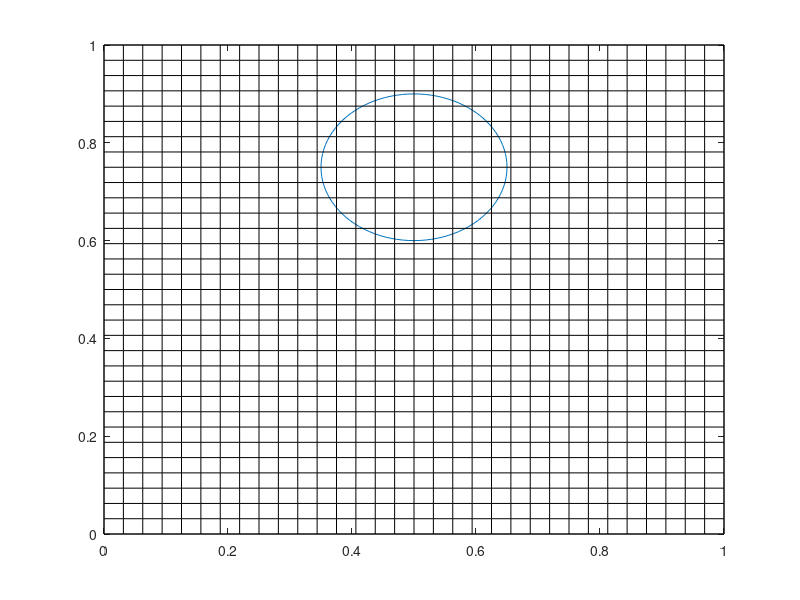

The MATLAB script that drew this image: (Note: this script raises an error after producing the figure.)
clear 
clc

% -------------------------------------------------------------------------
% Interface tracking test
% -------------------------------------------------------------------------


% currently the algorthim fails if the circle falls exactly on the 
% line or corner (try Nx=Ny=11). also for uneven meshes.
Nx =33;
Ny =33;
x = linspace(0,1,Nx);
y = linspace(0,1,Ny);
h = y(3) - y(2);
[X,Y] = meshgrid(x,y);

%% circle stuff
cir_dis = 0:pi/50:2*pi; %decrease step size for more exact circle
xcir = 0.15 * cos(cir_dis) + 0.5;
ycir = 0.15 * sin(cir_dis) + 0.75;
plot(xcir,ycir)
hold on
for i = 1:Nx
    plot(ones(1,length(x))*x(i),y,'k','Linewidth',0.25)
    plot(x,ones(1,length(y))*y(i),'k','Linewidth',0.25)
end

x_pos = 0.5;
y_pos = 0.75;
r = 0.15;

j=1;
for i = 1:length(x)
    if x(i) > x_pos-r && x(i) < x_pos+r
        cir_xloc_x(j) = x(i);
        xnode(j) = i;
        j=j+1;
    end
end

cir_xloc_y1 = -(-((cir_xloc_x-x_pos).^2 - r^2)).^(1/2) + y_pos;
cir_xloc_y2 = (-((cir_xloc_x-x_pos).^2 - r^2)).^(1/2) + y_pos;
cir_xloc_y = [cir_xloc_y1,cir_xloc_y2];
% cir_xloc_x = [cir_xloc_x,cir_xloc_x];
% xnode = [xnode];

for i=1:length(xnode)
    for j=1:length(x)-1 %changed from x to y
    if y(j) < cir_xloc_y1(i) && y(j+1) > cir_xloc_y1(i)
    ynodefromx1(i) = j;
    end
    if y(j) < cir_xloc_y2(i) && y(j+1) > cir_xloc_y2(i)
    ynodefromx2(i) = j;
    end
    end
end
ynodefromx1(ynodefromx1<1) = 1;
ynodefromx2(ynodefromx2<1) = 1;


j=1;
for i = 1:length(y)
    if y(i) > y_pos-r && y(i) < y_pos+r
        cir_yloc_y(j) = y(i);
        ynode(j) = i;
        j=j+1;
    end
end

cir_yloc_x2 = (-((cir_yloc_y-y_pos).^2 - r^2)).^(1/2) + x_pos;
cir_yloc_x1 = -(-((cir_yloc_y-y_pos).^2 - r^2)).^(1/2) + x_pos;
cir_yloc_x = [cir_yloc_x1,cir_yloc_x2];


for i=1:length(ynode)
    for j=1:length(y)-1
    if x(j) < cir_yloc_x1(i) && x(j+1) > cir_yloc_x1(i)
    xnodefromy1(i) = j; %not from y1, from y, 1
    end
    if x(j) < cir_yloc_x2(i) && x(j+1) > cir_yloc_x2(i)
    xnodefromy2(i) = j;
    end
    end
end
xnodefromy1(xnodefromy1<1) = 1;
xnodefromy2(xnodefromy2<1) = 1;

%[m,leftcir_min] = min(cir_xloc_y1); %yvalues on bottom 
%[m,rightcir_max] = max(cir_xloc_y2); %yvalues on top
[m,leftcir_min] = min(cir_yloc_x1); %xvales on left
[m,rightcir_max] = max(cir_yloc_x2); %xvalues on right

% bot_ycir_x = [cir_yloc_x1(1:botcir_min),cir_yloc_x2(1:topcir_max)];
% top_ycir_x = [cir_yloc_x1(botcir_min:end),cir_yloc_x2(topcir_max:end)];

C =CFDsemiTrapzoid(cir_xloc_x,cir_yloc_y,cir_yloc_x, ...
    cir_xloc_y,cir_xloc_y1, cir_xloc_y2, cir_yloc_x1,cir_yloc_x2,...
    ynodefromx1, ynodefromx2, xnodefromy1, xnodefromy2, xnode, ynode,...
    h,r,x,y);

C = CFDtri1(cir_xloc_x,cir_yloc_y,cir_yloc_x, ...
    cir_xloc_y,cir_xloc_y1, cir_xloc_y2, cir_yloc_x1,cir_yloc_x2,...
    ynodefromx1, ynodefromx2, xnodefromy1, xnodefromy2, xnode, ynode,...
    h,r,x,y,C,leftcir_min,rightcir_max);

% botleft_ycir_x = cir_yloc_x1(1:botcir_min);
% topleft_ycir_x = cir_yloc_x1(botcir_min:end);
% botright_ycir_x = cir_yloc_x2(1:topcir_max);
% topright_ycir_x = cir_yloc_x2(topcir_max:end);
%keep these cause trap may use them

[m,leftcir_min] = min(cir_xloc_y1); %takes the min of the bottom (y1(x)), tells us how many xvalues used on left
[m,rightcir_max] = max(cir_xloc_y2); %how many x values used on right
[m,botcir_min] = min(cir_yloc_x1); %takes the min of the left side (x1(y)) tells us how many yvalues used on bottom
[m,topcir_max] = max(cir_yloc_x2); %how many y values used on the top

bot_ycir_x = [cir_yloc_x1(1:botcir_min),cir_yloc_x2(1:topcir_max)];
top_ycir_x = [cir_yloc_x1(botcir_min:end),cir_yloc_x2(topcir_max:end)];
left_xcir_y = [cir_xloc_y1(1:leftcir_min),cir_xloc_y2(1:rightcir_max)];
right_xcir_y = [cir_xloc_y1(leftcir_min:end),cir_xloc_y2(rightcir_max:end)];

botleft_ycir_x = cir_yloc_x1(1:botcir_min); % 1 for left
botleft_xcir_x = cir_xloc_x(1:leftcir_min); 
botleft_ycir_y = cir_yloc_y(1:botcir_min);
botleft_xcir_y = cir_xloc_y1(1:leftcir_min);
botleft_xnodefromy = xnodefromy1(1:botcir_min); %1 for left
botleft_ynodefromx = ynodefromx1(1:leftcir_min); %1 for bot

botright_ycir_x = cir_yloc_x2(1:botcir_min); %here 2 is right
botright_xcir_x = cir_xloc_x(rightcir_max:end); 
botright_ycir_y = cir_yloc_y(1:botcir_min);
botright_xcir_y = cir_xloc_y1(rightcir_max:end); %here 1 is bottom
botright_xnodefromy = xnodefromy2(1:botcir_min);  %2 for right
botright_ynodefromx = ynodefromx1(rightcir_max:end); %1 for bot

topleft_ycir_x = cir_yloc_x1(topcir_max:end); % 1 is left, end is top
topleft_xcir_x = cir_xloc_x(1:leftcir_min); %left
topleft_ycir_y = cir_yloc_y(topcir_max:end); %end for top
topleft_xcir_y = cir_xloc_y2(1:leftcir_min); %2 for top
topleft_xnodefromy = xnodefromy1(topcir_max:end); %1 for left, end for top
topleft_ynodefromx = ynodefromx2(1:leftcir_min); %2 for top,

topright_ycir_x = cir_yloc_x2(topcir_max:end); % 1 is left, end is top
topright_xcir_x = cir_xloc_x(rightcir_max:end); %right
topright_ycir_y = cir_yloc_y(topcir_max:end); %end for top
topright_xcir_y = cir_xloc_y2(rightcir_max:end); %2 for top
topright_xnodefromy = xnodefromy2(topcir_max:end); %1 for left, end for top
topright_ynodefromx = ynodefromx2(topcir_max:end); %2 for top,

% bottom left
isdoubletri = false;
for i_xy=1:length(botleft_ycir_x)-1 %half of the grid xvales, determined by min of y1(x)
   
    for i_xx=1:length(botleft_xcir_x) %cycling through x_x values to see if inbeteen y_x ones
      trap = false;
        if  botleft_xcir_x(i_xx) < botleft_ycir_x(i_xy) &&... %botleft_ycir_x steps from large to small
              botleft_xcir_x(i_xx) > botleft_ycir_x(i_xy+1) && trap ==false%botleft_xcir_x steps from small to large
        
           if i_xx ~= length(botleft_xcir_x) && (botleft_ycir_x(i_xy) < botleft_xcir_x(i_xx+1) && ...
                botleft_ycir_x(i_xy+1) > botleft_xcir_x(i_xx+1))
             trap = true;
           end
           
           if i_xx ~= 1 && (botleft_ycir_x(i_xy) < botleft_xcir_x(i_xx-1) && ...
                botleft_ycir_x(i_xy+1) > botleft_xcir_x(i_xx-1))
            trap = true;
           end
           
          if trap == false
          isdoubletri = true;
          i_xxhold = i_xx;
          end          
          
        end
         
    end    
    if isdoubletri == true
        % small tri, on 'left'
    linear_distance = ((botleft_ycir_x(i_xy+1)- botleft_xcir_x(i_xxhold))^2 +...
        (botleft_ycir_y(i_xy+1)- botleft_xcir_y(i_xxhold))^2)^(1/2);
    angle = 2 * asin(linear_distance/2 / r);
    area_sector = angle/(2*pi) * pi*r^2;
    area_triangle = linear_distance/2 * r*cos(angle/2);
    area_sliver = area_sector-area_triangle;
    area_tri = abs( x(botleft_xnodefromy(i_xy)) - botleft_ycir_x(i_xy+1))/2 * abs( y(botleft_ynodefromx(i_xxhold)+1)...
                - botleft_xcir_y(i_xxhold));
    area = area_tri + area_sliver;
    C(botleft_xnodefromy(i_xy)-1,ynode(i_xy)) = area/h^2;

        % cut rect, one the 'right'
    linear_distance = ((botleft_ycir_x(i_xy)- botleft_xcir_x(i_xxhold))^2 +...
        (botleft_ycir_y(i_xy)- botleft_xcir_y(i_xxhold))^2)^(1/2);
    angle = 2 * asin(linear_distance/2 / r);
    area_sector = angle/(2*pi) * pi*r^2;
    area_triangle = linear_distance/2 * r*cos(angle/2);
    area_sliver = area_sector-area_triangle;
    area_tri = abs( x(botleft_xnodefromy(i_xy)) - botleft_ycir_x(i_xy))/2 * abs( y(botleft_ynodefromx(i_xxhold))...
                - botleft_xcir_y(i_xxhold));
    area = h^2 - area_tri + area_sliver;
    C(botleft_xnodefromy(i_xy),ynode(i_xy)) = area/h^2;
    isdoubletri = false;
     
    end   

end

% bottom right, yet to be validated
isdoubletri = false;
for i_xy=1:length(botright_ycir_x)-1 %half of the grid xvales, determined by min of y1(x)
   
    for i_xx=1:length(botright_xcir_x) %cycling through x_x values to see if inbeteen y_x ones
      trap = false;
        if  botright_xcir_x(i_xx) < botright_ycir_x(i_xy) &&... %botright_ycir_x steps from large to small
              botright_xcir_x(i_xx) > botright_ycir_x(i_xy+1) && trap ==false%botright_xcir_x steps from small to large
        
           if i_xx ~= length(botright_xcir_x) && (botright_ycir_x(i_xy) < botright_xcir_x(i_xx+1) && ...
                botright_ycir_x(i_xy+1) > botright_xcir_x(i_xx+1))
             trap = true;
           end
           
           if i_xx ~= 1 && (botright_ycir_x(i_xy) < botright_xcir_x(i_xx-1) && ...
                botright_ycir_x(i_xy+1) > botright_xcir_x(i_xx-1))
            trap = true;
           end
           
          if trap == false
          isdoubletri = true;
          i_xxhold = i_xx;
          end          
          
        end
         
    end    
    if isdoubletri == true
        % small tri, on 'left'
    linear_distance = ((botright_ycir_x(i_xy+1)- botright_xcir_x(i_xxhold))^2 +...
        (botright_ycir_y(i_xy+1)- botright_xcir_y(i_xxhold))^2)^(1/2);
    angle = 2 * asin(linear_distance/2 / r);
    area_sector = angle/(2*pi) * pi*r^2;
    area_triangle = linear_distance/2 * r*cos(angle/2);
    area_sliver = area_sector-area_triangle;
    area_tri = abs( x(botright_xnodefromy(i_xy)) - botright_ycir_x(i_xy+1))/2 * abs( y(botright_ynodefromx(i_xxhold)+1)...
                - botright_xcir_y(i_xxhold));
    area = area_tri + area_sliver;
    C(botright_xnodefromy(i_xy)-1,ynode(i_xy)) = area/h^2;

        % cut rect, one the 'right'
    linear_distance = ((botright_ycir_x(i_xy)- botright_xcir_x(i_xxhold))^2 +...
        (botright_ycir_y(i_xy)- botright_xcir_y(i_xxhold))^2)^(1/2);
    angle = 2 * asin(linear_distance/2 / r);
    area_sector = angle/(2*pi) * pi*r^2;
    area_triangle = linear_distance/2 * r*cos(angle/2);
    area_sliver = area_sector-area_triangle;
    area_tri = abs( x(botright_xnodefromy(i_xy)) - botright_ycir_x(i_xy))/2 * abs( y(botright_ynodefromx(i_xxhold))...
                - botright_xcir_y(i_xxhold));
    area = h^2 - area_tri + area_sliver;
    C(botright_xnodefromy(i_xy),ynode(i_xy)) = area/h^2;
    isdoubletri = false;
     
    end   

end

% top left, yet to be validated
isdoubletri = false;
for i_xy=1:length(topleft_ycir_x)-1 %half of the grid xvales, determined by min of y1(x)
   
    for i_xx=1:length(topleft_xcir_x) %cycling through x_x values to see if inbeteen y_x ones
      trap = false;
        if  topleft_xcir_x(i_xx) < topleft_ycir_x(i_xy) &&... %topleft_ycir_x steps from large to small
              topleft_xcir_x(i_xx) > topleft_ycir_x(i_xy+1) && trap ==false%topleft_xcir_x steps from small to large
        
           if i_xx ~= length(topleft_xcir_x) && (topleft_ycir_x(i_xy) < topleft_xcir_x(i_xx+1) && ...
                topleft_ycir_x(i_xy+1) > topleft_xcir_x(i_xx+1))
             trap = true;
           end
           
           if i_xx ~= 1 && (topleft_ycir_x(i_xy) < topleft_xcir_x(i_xx-1) && ...
                topleft_ycir_x(i_xy+1) > topleft_xcir_x(i_xx-1))
            trap = true;
           end
           
          if trap == false
          isdoubletri = true;
          i_xxhold = i_xx;
          end          
          
        end
         
    end    
    if isdoubletri == true
        % small tri, on 'left'
    linear_distance = ((topleft_ycir_x(i_xy+1)- topleft_xcir_x(i_xxhold))^2 +...
        (topleft_ycir_y(i_xy+1)- topleft_xcir_y(i_xxhold))^2)^(1/2);
    angle = 2 * asin(linear_distance/2 / r);
    area_sector = angle/(2*pi) * pi*r^2;
    area_triangle = linear_distance/2 * r*cos(angle/2);
    area_sliver = area_sector-area_triangle;
    area_tri = abs( x(topleft_xnodefromy(i_xy)) - topleft_ycir_x(i_xy+1))/2 * abs( y(topleft_ynodefromx(i_xxhold)+1)...
                - topleft_xcir_y(i_xxhold));
    area = area_tri + area_sliver;
    C(topleft_xnodefromy(i_xy)-1,ynode(i_xy)) = area/h^2;

        % cut rect, one the 'right'
    linear_distance = ((topleft_ycir_x(i_xy)- topleft_xcir_x(i_xxhold))^2 +...
        (topleft_ycir_y(i_xy)- topleft_xcir_y(i_xxhold))^2)^(1/2);
    angle = 2 * asin(linear_distance/2 / r);
    area_sector = angle/(2*pi) * pi*r^2;
    area_triangle = linear_distance/2 * r*cos(angle/2);
    area_sliver = area_sector-area_triangle;
    area_tri = abs( x(topleft_xnodefromy(i_xy)) - topleft_ycir_x(i_xy))/2 * abs( y(topleft_ynodefromx(i_xxhold))...
                - topleft_xcir_y(i_xxhold));
    area = h^2 - area_tri + area_sliver;
    C(topleft_xnodefromy(i_xy),ynode(i_xy)) = area/h^2;
    isdoubletri = false;
     
    end   

end


% top right, yet to be validated
isdoubletri = false;
for i_xy=1:length(topright_ycir_x)-1 %half of the grid xvales, determined by min of y1(x)
   
    for i_xx=1:length(topright_xcir_x) %cycling through x_x values to see if inbeteen y_x ones
      trap = false;
        if  topright_xcir_x(i_xx) < topright_ycir_x(i_xy) &&... %topright_ycir_x steps from large to small
              topright_xcir_x(i_xx) > topright_ycir_x(i_xy+1) && trap ==false%topright_xcir_x steps from small to large
        
           if i_xx ~= length(topright_xcir_x) && (topright_ycir_x(i_xy) < topright_xcir_x(i_xx+1) && ...
                topright_ycir_x(i_xy+1) > topright_xcir_x(i_xx+1))
             trap = true;
           end
           
           if i_xx ~= 1 && (topright_ycir_x(i_xy) < topright_xcir_x(i_xx-1) && ...
                topright_ycir_x(i_xy+1) > topright_xcir_x(i_xx-1))
            trap = true;
           end
           
          if trap == false
          isdoubletri = true;
          i_xxhold = i_xx;
          end          
          
        end
         
    end    
    if isdoubletri == true
        % small tri, on 'right'
    linear_distance = ((topright_ycir_x(i_xy+1)- topright_xcir_x(i_xxhold))^2 +...
        (topright_ycir_y(i_xy+1)- topright_xcir_y(i_xxhold))^2)^(1/2);
    angle = 2 * asin(linear_distance/2 / r);
    area_sector = angle/(2*pi) * pi*r^2;
    area_triangle = linear_distance/2 * r*cos(angle/2);
    area_sliver = area_sector-area_triangle;
    area_tri = abs( x(topright_xnodefromy(i_xy)) - topright_ycir_x(i_xy+1))/2 * abs( y(topright_ynodefromx(i_xxhold)+1)...
                - topright_xcir_y(i_xxhold));
    area = area_tri + area_sliver;
    C(topright_xnodefromy(i_xy)-1,ynode(i_xy)) = area/h^2;

        % cut rect, one the 'right'
    linear_distance = ((topright_ycir_x(i_xy)- topright_xcir_x(i_xxhold))^2 +...
        (topright_ycir_y(i_xy)- topright_xcir_y(i_xxhold))^2)^(1/2);
    angle = 2 * asin(linear_distance/2 / r);
    area_sector = angle/(2*pi) * pi*r^2;
    area_triangle = linear_distance/2 * r*cos(angle/2);
    area_sliver = area_sector-area_triangle;
    area_tri = abs( x(topright_xnodefromy(i_xy)) - topright_ycir_x(i_xy))/2 * abs( y(topright_ynodefromx(i_xxhold))...
                - topright_xcir_y(i_xxhold));
    area = h^2 - area_tri + area_sliver;
    C(topright_xnodefromy(i_xy),ynode(i_xy)) = area/h^2;
    isdoubletri = false;
     
    end   

end


cir_xloc_x = [cir_xloc_x,cir_xloc_x];
cir_yloc_y = [cir_yloc_y,cir_yloc_y];
plot(cir_xloc_x,cir_xloc_y,'o')
plot(cir_yloc_x,cir_yloc_y,'o')


T = 2;
t = T/2; %this is for book example, deliverable 2 has t = T/pi
PHI = 1/pi .* cos(pi*t/T).*sin(pi.*X).^2 .* sin(pi.*Y).^2;

u = -2.*cos(pi.*t./T).*sin(pi.*X).^2 .* sin(pi.*Y).*cos(pi.*Y);
v = 2.*cos(pi.*t./T).*sin(pi.*Y).^2 .* sin(pi.*X).*cos(pi.*X);

figure
quiver(X,Y,u,v)
% C = (u.^2 + v.^2).^(1/2);
